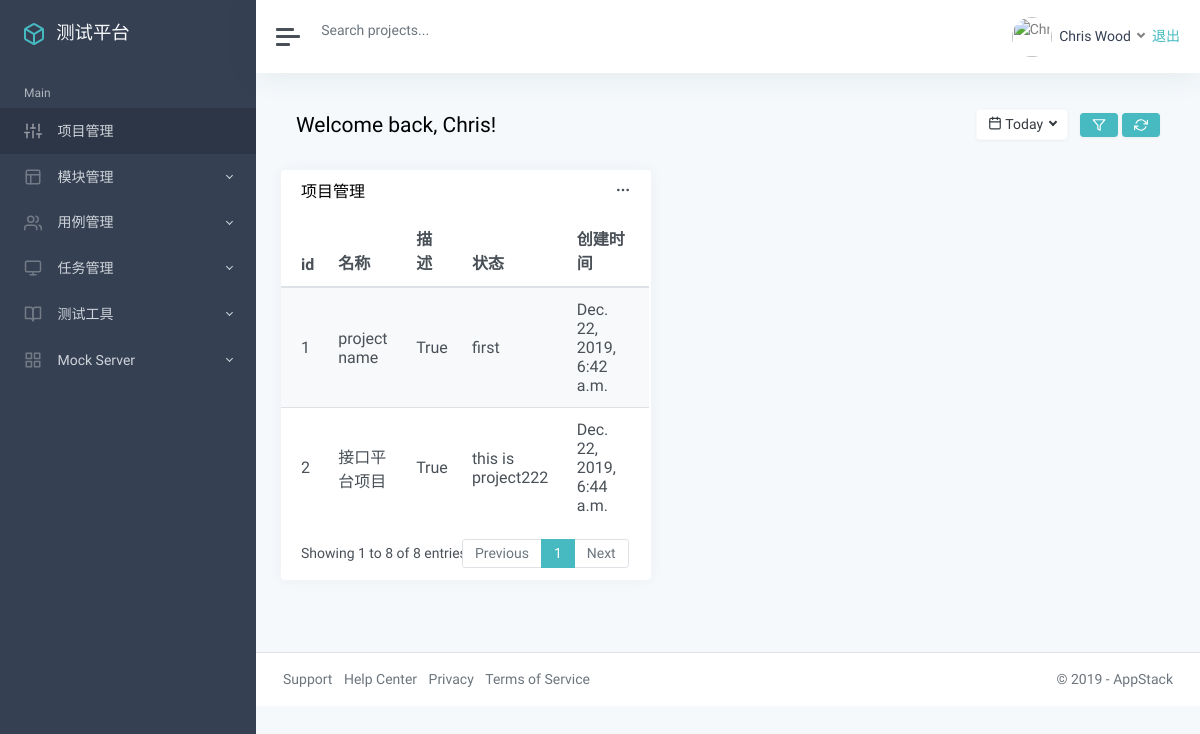
Page /manage/ (signed in) on the committed database.
### app_manage/models.py (models this page shows)
class Project(models.Model):
    name = models.CharField("名称", max_length=100, null=False, default="")
    describe = models.TextField("描述", default="")
    status = models.BooleanField("状态：", default=True)
    update_time = models.DateTimeField("更新时间", auto_now=True)
    create_time = models.DateTimeField("创建时间", auto_now_add=True)

### app_manage/views.py (the view)
# urls.py: path('manage/', manage_views.manage),
@login_required
def manage(request):
    projects_list = Project.objects.all()
    return render(request, "manage.html", {"projects":projects_list})

### templates/manage.html (shortened to what this page needs)
<html>
<head>
    {% load static %}
    <link href='{% static "css/classic.css" %}' rel='stylesheet' type='text/css' />
</head>
<body>
    <div class="wrapper">
        <nav id="sidebar" class="sidebar">
            <div class="sidebar-content ">
                <a class="sidebar-brand" href="index.html">
                    <span class="align-middle">测试平台</span>
                </a>
                <ul class="sidebar-nav">
                    <li class="sidebar-header">
                        Main
                    </li>
                    <li class="sidebar-item active">
                        <a href="/manage/project" class="sidebar-link" aria-expanded="true">
                             <span class="align-middle">项目管理</span>
                        </a>
                    </li>
                    <li class="sidebar-item">
                        <a href="/manage/module" data-toggle="collapse" class="sidebar-link collapsed">
                             <span class="align-middle">模块管理</span>
                        </a>
                    </li>
                    <li class="sidebar-item">
                        <a href="#auth" data-toggle="collapse" class="sidebar-link collapsed">
                            <span class="align-middle">用例管理</span>
                        </a>
                    </li>
                    <li class="sidebar-item">
                        <a href="#layouts" data-toggle="collapse" class="sidebar-link collapsed">
                             <span class="align-middle">任务管理</span>
                        </a>
                    </li>
                    <li class="sidebar-item">
                        <a href="#documentation" data-toggle="collapse" class="sidebar-link collapsed">
                             <span class="align-middle">测试工具</span>
                        </a>
                    </li>
                    <li class="sidebar-item">
                        <a href="#ui" data-toggle="collapse" class="sidebar-link collapsed">
                             <span class="align-middle">Mock Server</span>
                        </a>
                    </li>
                </ul>
            </div>
        </nav>
        <div class="main">
            <nav class="navbar navbar-expand navbar-light bg-white">
                <a class="sidebar-toggle d-flex mr-2">
                    <i class="hamburger align-self-center"></i>
                </a>
                <form class="form-inline d-none d-sm-inline-block">
                    <input class="form-control form-control-no-border mr-sm-2" type="text"
                        placeholder="Search projects..." aria-label="Search">
                </form>
                <div class="navbar-collapse collapse">
                    <ul class="navbar-nav ml-auto">
                        <li class="nav-item dropdown">
                            <a class="nav-link dropdown-toggle d-none d-sm-inline-block" href="#"
                                data-toggle="dropdown">
                                <img src="img/avatars/avatar.jpg" class="avatar img-fluid rounded-circle mr-1"
                                    alt="Chris Wood">
                                <span class="text-dark">Chris Wood</span>
                                <a href="/logout/">退出</a>
                            </a>
                        </li>
                    </ul>
                </div>
            </nav>
            <main class="content">
                <div class="container-fluid p-0">
                    <div class="row mb-2 mb-xl-4">
                        <div class="col-auto d-none d-sm-block">
                            <h3>Welcome back, Chris!</h3>
                        </div>
                        <div class="col-auto ml-auto text-right mt-n1">
                            <span class="dropdown mr-2">
                                <button class="btn btn-light bg-white shadow-sm dropdown-toggle" id="day"
                                    data-toggle="dropdown" aria-haspopup="true" aria-expanded="false">
                                     Today
                                </button>
                            </span>
                            <button class="btn btn-primary shadow-sm">
                                <svg xmlns="http://www.w3.org/2000/svg" width="24" height="24" viewBox="0 0 24 24"
                                    fill="none" stroke="currentColor" stroke-width="2" stroke-linecap="round"
                                    stroke-linejoin="round" class="feather feather-filter align-middle">
                                    <polygon points="22 3 2 3 10 12.46 10 19 14 21 14 12.46 22 3"></polygon>
                                </svg>
                            </button>
                            <button class="btn btn-primary shadow-sm">
                            </button>
                        </div>
                    </div>
                    <div class="row">
                        <div class="row">
                            <div class="col-12 col-lg-7 col-xl-8 d-flex">
                                <div class="card flex-fill">
                                    <div class="card-header">
                                        <div class="card-actions float-right">
                                            <div class="dropdown show">
                                                <a href="#" data-toggle="dropdown" data-display="static">
                                                </a>
                                                </div>
                                            </div>
                                                <h5 class="card-title mb-0">项目管理</h5>
                                        </div>
                                            <div id="datatables-dashboard-traffic_wrapper"
                                                class="dataTables_wrapper dt-bootstrap4 no-footer">
                                                <div class="row">
                                                    <div class="col-sm-12">
                                                        <table id="datatables-dashboard-traffic"
                                                            class="table table-striped my-0 dataTable no-footer"
                                                            role="grid"
                                                            aria-describedby="datatables-dashboard-traffic_info">
                                                            <thead>
                                                                <tr role="row">
                                                                    <th>id</th>
                                                                    <th>名称</th>
                                                                    <th>描述</th>
                                                                    <th>状态</th>
                                                                    <th>创建时间</th>
                                                                </tr>
                                                            </thead>
                                                            <tbody>
                                                            {% for p in projects %}
                                                            <tr role="row" class="odd">
                                                                <td>{{p.id}}</td>
                                                                <td>{{p.name}}</td>
                                                                <td>{{p.status}}</td>
                                                                <td>{{p.describe}}</td>
                                                                <td>{{p.create_time}}</td>
                                                            </tr>
                                                            {% endfor %}
                                                        </tbody>
                                                    </table>
                                                </div>
                                            </div>
                                                <div class="row">
                                                    <div class="col-sm-12 col-md-5">
                                                        <div class="dataTables_info"
                                                            id="datatables-dashboard-traffic_info" role="status"
                                                            aria-live="polite">Showing 1 to 8 of 8 entries</div>
                                                    </div>
                                                    <div class="col-sm-12 col-md-7">
                                                        <div class="dataTables_paginate paging_simple_numbers"
                                                            id="datatables-dashboard-traffic_paginate">
                                                            <ul class="pagination">
                                                                <li class="paginate_button page-item previous disabled"
                                                                    id="datatables-dashboard-traffic_previous"><a
                                                                        href="#"
                                                                        aria-controls="datatables-dashboard-traffic"
                                                                        data-dt-idx="0" tabindex="0"
                                                                        class="page-link">Previous</a></li>
                                                                <li class="paginate_button page-item active"><a href="#"
                                                                        aria-controls="datatables-dashboard-traffic"
                                                                        data-dt-idx="1" tabindex="0"
                                                                        class="page-link">1</a></li>
                                                                <li class="paginate_button page-item next disabled"
                                                                    id="datatables-dashboard-traffic_next"><a href="#"
                                                                        aria-controls="datatables-dashboard-traffic"
                                                                        data-dt-idx="2" tabindex="0"
                                                                        class="page-link">Next</a></li>
                                                            </ul>
                                                        </div>
                                                    </div>
                                                </div>
                                            </div>
                                        </div>
                            </div>
                        </div>
                    </div>
            </main>
            <footer class="footer">
                <div class="container-fluid">
                    <div class="row text-muted">
                        <div class="col-6 text-left">
                            <ul class="list-inline">
                                <li class="list-inline-item">
                                    <a class="text-muted" href="#">Support</a>
                                </li>
                                <li class="list-inline-item">
                                    <a class="text-muted" href="#">Help Center</a>
                                </li>
                                <li class="list-inline-item">
                                    <a class="text-muted" href="#">Privacy</a>
                                </li>
                                <li class="list-inline-item">
                                    <a class="text-muted" href="#">Terms of Service</a>
                                </li>
                            </ul>
                        </div>
                        <div class="col-6 text-right">
                            <p class="mb-0">
                                © 2019 - <a href="index.html" class="text-muted">AppStack</a>
                            </p>
                        </div>
                    </div>
                </div>
            </footer>
        </div>
    </div>
</body>
</html>

### rows in the picture
Project: id "1", name "project name", status "True", describe "first", create_time "Dec. 22, 2019, 6:42 a.m."
Project: id "2", name "接口平台项目", status "True", describe "this is project222", create_time "Dec. 22, 2019, 6:44 a.m."
